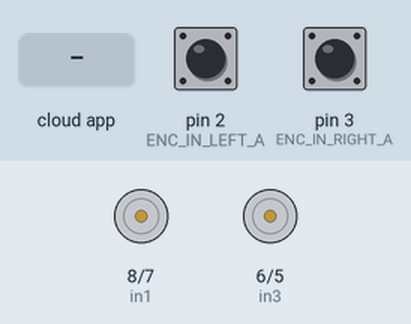
Simulated run of this sketch. Board: Arduino Uno, built with avr-gcc and run on an emulated ATmega328P. Shown: motor-driver pin pairs drawn as motors (green arrow = first pin HIGH = forward, orange = second pin HIGH = backward, longer = more drive, scaled by the enable pin). The test bench sets the inputs (shaded band); at power-on: pin 2 (ENC_IN_LEFT_A) HIGH, pin 3 (ENC_IN_RIGHT_A) HIGH. The ROS host is connected and sends only what is stated.

Above: at 1.2 s.
1.3 s: the phone or cloud app sets linear.x to 0
At 2.8 s:
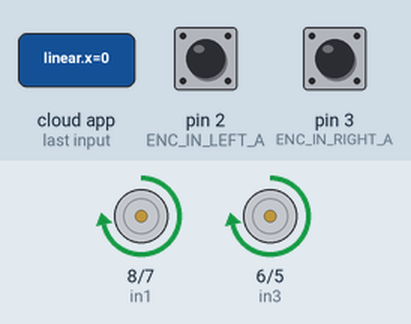
4.3 s: the phone or cloud app sets angular.z to -100
At 5.8 s:
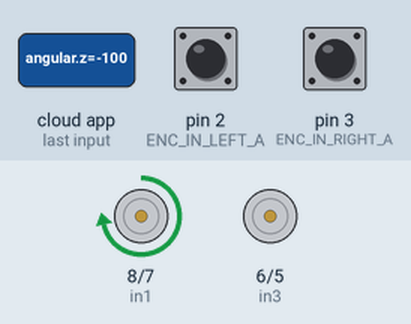
7.3 s: the phone or cloud app sets linear.x to -100
At 7.9 s:
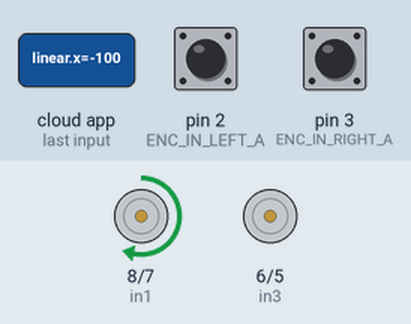
Timing chart, 0 to 10.7 s (numbered marks = the images above; inputs shaded):
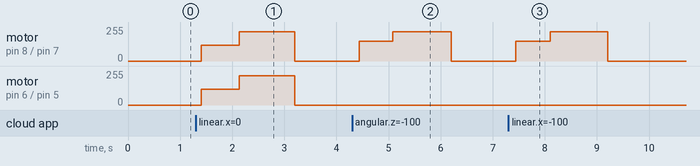

Measured:
- after the input at 1.3 s, motor on pin 8 (in1) / pin 7 (in2), motor on pin 6 (in3) / pin 5 (in4): stopped → forward 120/255 after 0.11 s, → forward 220/255 0.73 s later, → stopped 1.1 s later
- after the input at 4.3 s, motor on pin 8 (in1) / pin 7 (in2): stopped → forward 150/255 after 0.14 s, → forward 220/255 0.64 s later, → stopped 1.1 s later
- after the input at 7.3 s, motor on pin 8 (in1) / pin 7 (in2): stopped → forward 150/255 after 0.14 s, → forward 220/255 0.66 s later, → stopped 1.1 s later

The sketch:

Motor_control.ino
```cpp
/*
 * Author: Automatic Addison
 * Website: https://automaticaddison.com
 * Description: ROS node that publishes the accumulated ticks for each wheel
 * (/right_ticks and /left_ticks topics) at regular intervals using the
 * built-in encoder (forward = positive; reverse = negative).
 * The node also subscribes to linear & angular velocity commands published on
 * the /cmd_vel topic to drive the robot accordingly.
 * Reference: Practical Robotics in C++ book (ISBN-10 : 9389423465)
 */

#include <ros.h>
#include <std_msgs/Int16.h>
#include <geometry_msgs/Twist.h>

// Handles startup and shutdown of ROS
ros::NodeHandle nh;

////////////////// Tick Data Publishing Variables and Constants ///////////////

// Encoder output to Arduino Interrupt pin. Tracks the tick count.
#define ENC_IN_LEFT_A 2
#define ENC_IN_RIGHT_A 3

// Other encoder output to Arduino to keep track of wheel direction
// Tracks the direction of rotation.
#define ENC_IN_LEFT_B 4
#define ENC_IN_RIGHT_B 11

// True = Forward; False = Reverse
boolean Direction_left = true;
boolean Direction_right = true;

// Minumum and maximum values for 16-bit integers
// Range of 65,535
const int encoder_minimum = -32768;
const int encoder_maximum = 32767;

// Keep track of the number of wheel ticks
std_msgs::Int16 right_wheel_tick_count;
ros::Publisher rightPub("right_ticks", &right_wheel_tick_count);

std_msgs::Int16 left_wheel_tick_count;
ros::Publisher leftPub("left_ticks", &left_wheel_tick_count);

// Time interval for measurements in milliseconds
const int interval = 50;
long previousMillis = 0;
long currentMillis = 0;

////////////////// Motor Controller Variables and Constants ///////////////////

// Motor A connections
const int enA = 10;
const int in1 = 8;
const int in2 = 7;

// Motor B connections
const int enB = 9;
const int in3 = 6;
const int in4 = 5;

// How much the PWM value can change each cycle
const int PWM_INCREMENT = 1;

// Number of ticks per wheel revolution. We won't use this in this code.
const int TICKS_PER_REVOLUTION = 390;

// Wheel radius in meters
const double WHEEL_RADIUS = 0.033;

// Distance from center of the left tire to the center of the right tire in m
const double WHEEL_BASE = 0.16;

// Number of ticks a wheel makes moving a linear distance of 1 meter
// This value was measured manually.
const double TICKS_PER_METER = TICKS_PER_REVOLUTION / (2.0 * 3.141592654 * WHEEL_RADIUS); // Originally 2880

// Proportional constant, which was measured by measuring the
// PWM-Linear Velocity relationship for the robot.
const int K_P = 202;

// Y-intercept for the PWM-Linear Velocity relationship for the robot
const int b = 120;
const int c = 0;
// Correction multiplier for drift. Chosen through experimentation.
const int DRIFT_MULTIPLIERL = 178;
const int DRIFT_MULTIPLIERR = 178;

// Turning PWM output (0 = min, 255 = max for PWM values)
const int PWM_TURN = 120;

// Set maximum and minimum limits for the PWM values
const int PWM_MIN = 90; // about 0.1 m/s
const int PWM_MAX = 220; // about 0.172 m/s

// Set linear velocity and PWM variable values for each wheel
double velLeftWheel = 0;
double velRightWheel = 0;
double pwmLeftReq = 0;
double pwmRightReq = 0;

// Record the time that the last velocity command was received
double lastCmdVelReceived = 0;

/////////////////////// Tick Data Publishing Functions ////////////////////////

// Increment the number of ticks
void right_wheel_tick() {

  // Read the value for the encoder for the right wheel
  int val = digitalRead(ENC_IN_RIGHT_B);

  if (val == LOW) {
    Direction_right = true; // Reverse
  }
  else {
    Direction_right = false; // Forward
  }

  if (Direction_right) {

    if (right_wheel_tick_count.data == encoder_maximum) {
      right_wheel_tick_count.data = encoder_minimum;
    }
    else {
      right_wheel_tick_count.data++;
    }
  }
  else {
    if (right_wheel_tick_count.data == encoder_minimum) {
      right_wheel_tick_count.data = encoder_maximum;
    }
    else {
      right_wheel_tick_count.data--;
    }
  }
}

// Increment the number of ticks
void left_wheel_tick() {

  // Read the value for the encoder for the left wheel
  int val = digitalRead(ENC_IN_LEFT_B);

  if (val == LOW) {
    Direction_left = false; // Reverse
  }
  else {
    Direction_left = true; // Forward
  }

  if (Direction_left) {
    if (left_wheel_tick_count.data == encoder_maximum) {
      left_wheel_tick_count.data = encoder_minimum;
    }
    else {
      left_wheel_tick_count.data++;
    }
  }
  else {
    if (left_wheel_tick_count.data == encoder_minimum) {
      left_wheel_tick_count.data = encoder_maximum;
    }
    else {
      left_wheel_tick_count.data--;
    }
  }
}

/////////////////////// Motor Controller Functions ////////////////////////////

// Calculate the left wheel linear velocity in m/s every time a
// tick count message is rpublished on the /left_ticks topic.
void calc_vel_left_wheel(){

  // Previous timestamp
  static double prevTime = 0;

  // Variable gets created and initialized the first time a function is called.
  static int prevLeftCount = 0;

  // Manage rollover and rollunder when we get outside the 16-bit integer range
  int numOfTicks = (65535 + left_wheel_tick_count.data - prevLeftCount) % 65535;

  // If we have had a big jump, it means the tick count has rolled over.
  if (numOfTicks > 10000) {
        numOfTicks = 0 - (65535 - numOfTicks);
  }

  // Calculate wheel velocity in meters per second
  velLeftWheel = numOfTicks/TICKS_PER_METER/((millis()/1000)-prevTime);

  // Keep track of the previous tick count
  prevLeftCount = left_wheel_tick_count.data;

  // Update the timestamp
  prevTime = (millis()/1000);

}

// Calculate the right wheel linear velocity in m/s every time a
// tick count message is published on the /right_ticks topic.
void calc_vel_right_wheel(){

  // Previous timestamp
  static double prevTime = 0;

  // Variable gets created and initialized the first time a function is called.
  static int prevRightCount = 0;

  // Manage rollover and rollunder when we get outside the 16-bit integer range
  int numOfTicks = (65535 + right_wheel_tick_count.data - prevRightCount) % 65535;

  if (numOfTicks > 10000) {
        numOfTicks = 0 - (65535 - numOfTicks);
  }

  // Calculate wheel velocity in meters per second
  velRightWheel = numOfTicks/TICKS_PER_METER/((millis()/1000)-prevTime);

  prevRightCount = right_wheel_tick_count.data;

  prevTime = (millis()/1000);

}

// Take the velocity command as input and calculate the PWM values.
void calc_pwm_values(const geometry_msgs::Twist& cmdVel) {

  // Record timestamp of last velocity command received
  lastCmdVelReceived = (millis()/1000);

  // Calculate the PWM value given the desired velocity
  pwmLeftReq = (K_P) * cmdVel.linear.x + b + c;
  pwmRightReq = K_P * cmdVel.linear.x + b;

  // Check if we need to turn

 if (cmdVel.angular.z !=0) {
    // Turn left
    if (cmdVel.angular.z > 0.4) {
      pwmLeftReq = 0;
      pwmRightReq = PWM_TURN+30;
    }
    // Turn right
    else if (cmdVel.angular.z < -0.4) {
     pwmLeftReq = PWM_TURN+30;
     pwmRightReq = 0;
    }
 }
  // Go straight
  else {

    // Remove any differences in wheel velocities
    // to make sure the robot goes straight
    static double prevDiff = 0;
    static double prevPrevDiff = 0;
    double currDifference = velRightWheel - velLeftWheel;
    double avgDifference = (prevDiff+prevPrevDiff+currDifference)/3;
    prevPrevDiff = prevDiff;
    prevDiff = currDifference;

    // Correct PWM values of both wheels to make the vehicle go straight
    pwmLeftReq += (int)(avgDifference * DRIFT_MULTIPLIERL);
    pwmRightReq -= (int)(avgDifference * DRIFT_MULTIPLIERR);
  }

  // Handle low PWM values
  if (abs(pwmLeftReq) < PWM_MIN) {
    pwmLeftReq = 0;
  }
  if (abs(pwmRightReq) < PWM_MIN) {
    pwmRightReq = 0;
  }
}

void set_pwm_values() {

  // These variables will hold our desired PWM values
  static int pwmLeftOut = 0;
  static int pwmRightOut = 0;

  // If the required PWM is of opposite sign as the output PWM, we want to
  // stop the car before switching direction
  static bool stopped = false;
  if ((pwmLeftReq * velLeftWheel < 0 && pwmLeftOut != 0) ||
      (pwmRightReq * velRightWheel < 0 && pwmRightOut != 0)) {
    pwmLeftReq = 0;
    pwmRightReq = 0;
  }

  // Set the direction of the motors
  if (pwmLeftReq > 0) { // Left wheel forward
    digitalWrite(in1, HIGH);
    digitalWrite(in2, LOW);
  }
  else if (pwmLeftReq < 0) { // Left wheel reverse
    digitalWrite(in1, LOW);
    digitalWrite(in2, HIGH);
  }
  else if (pwmLeftReq == 0 && pwmLeftOut == 0 ) { // Left wheel stop
    digitalWrite(in1, LOW);
    digitalWrite(in2, LOW);
  }
  else { // Left wheel stop
    digitalWrite(in1, LOW);
    digitalWrite(in2, LOW);
  }

  if (pwmRightReq > 0) { // Right wheel forward
    digitalWrite(in3, HIGH);
    digitalWrite(in4, LOW);
  }
  else if(pwmRightReq < 0) { // Right wheel reverse
    digitalWrite(in3, LOW);
    digitalWrite(in4, HIGH);
  }
  else if (pwmRightReq == 0 && pwmRightOut == 0) { // Right wheel stop
    digitalWrite(in3, LOW);
    digitalWrite(in4, LOW);
  }
  else { // Right wheel stop
    digitalWrite(in3, LOW);
    digitalWrite(in4, LOW);
  }

  // Increase the required PWM if the robot is not moving
  if (pwmLeftReq != 0 && velLeftWheel == 0) {
    pwmLeftReq *= 1.5;
  }
  if (pwmRightReq != 0 && velRightWheel == 0) {
    pwmRightReq *= 1.5;
  }

  // Calculate the output PWM value by making slow changes to the current value
  if (abs(pwmLeftReq) > pwmLeftOut) {
    pwmLeftOut += PWM_INCREMENT;
  }
  else if (abs(pwmLeftReq) < pwmLeftOut) {
    pwmLeftOut -= PWM_INCREMENT;
  }
  else{}

  if (abs(pwmRightReq) > pwmRightOut) {
    pwmRightOut += PWM_INCREMENT;
  }
  else if(abs(pwmRightReq) < pwmRightOut) {
    pwmRightOut -= PWM_INCREMENT;
  }
  else{}

  // Conditional operator to limit PWM output at the maximum
  pwmLeftOut = (pwmLeftOut > PWM_MAX) ? PWM_MAX : pwmLeftOut;
  pwmRightOut = (pwmRightOut > PWM_MAX) ? PWM_MAX : pwmRightOut;

  // PWM output cannot be less than 0
  pwmLeftOut = (pwmLeftOut < 0) ? 0 : pwmLeftOut;
  pwmRightOut = (pwmRightOut < 0) ? 0 : pwmRightOut;

  // Set the PWM value on the pins
  analogWrite(enA, pwmLeftOut);
  analogWrite(enB, pwmRightOut);
}

// Set up ROS subscriber to the velocity command
ros::Subscriber<geometry_msgs::Twist> subCmdVel("cmd_vel", &calc_pwm_values );

void setup() {

  // Set pin states of the encoder
  pinMode(ENC_IN_LEFT_A , INPUT_PULLUP);
  pinMode(ENC_IN_LEFT_B , INPUT);
  pinMode(ENC_IN_RIGHT_A , INPUT_PULLUP);
  pinMode(ENC_IN_RIGHT_B , INPUT);

  // Every time the pin goes high, this is a tick
  attachInterrupt(digitalPinToInterrupt(ENC_IN_LEFT_A), left_wheel_tick, RISING);
  attachInterrupt(digitalPinToInterrupt(ENC_IN_RIGHT_A), right_wheel_tick, RISING);

  // Motor control pins are outputs
  pinMode(enA, OUTPUT);
  pinMode(enB, OUTPUT);
  pinMode(in1, OUTPUT);
  pinMode(in2, OUTPUT);
  pinMode(in3, OUTPUT);
  pinMode(in4, OUTPUT);

  // Turn off motors - Initial state
  digitalWrite(in1, LOW);
  digitalWrite(in2, LOW);
  digitalWrite(in3, LOW);
  digitalWrite(in4, LOW);

  // Set the motor speed
  analogWrite(enA, 0);
  analogWrite(enB, 0);

  // ROS Setup
  nh.getHardware()->setBaud(115200);
  nh.initNode();
  nh.advertise(rightPub);
  nh.advertise(leftPub);
  nh.subscribe(subCmdVel);
}

void loop() {

  nh.spinOnce();

  // Record the time
  currentMillis = millis();

  // If the time interval has passed, publish the number of ticks,
  // and calculate the velocities.
  if (currentMillis - previousMillis > interval) {

    previousMillis = currentMillis;

    // Publish tick counts to topics
    leftPub.publish( &left_wheel_tick_count );
    rightPub.publish( &right_wheel_tick_count );

    // Calculate the velocity of the right and left wheels
    calc_vel_right_wheel();
    calc_vel_left_wheel();

  }

  // Stop the car if there are no cmd_vel messages
  if((millis()/1000) - lastCmdVelReceived > 1) {
    pwmLeftReq = 0;
    pwmRightReq = 0;
  }

  set_pwm_values();
}
```
